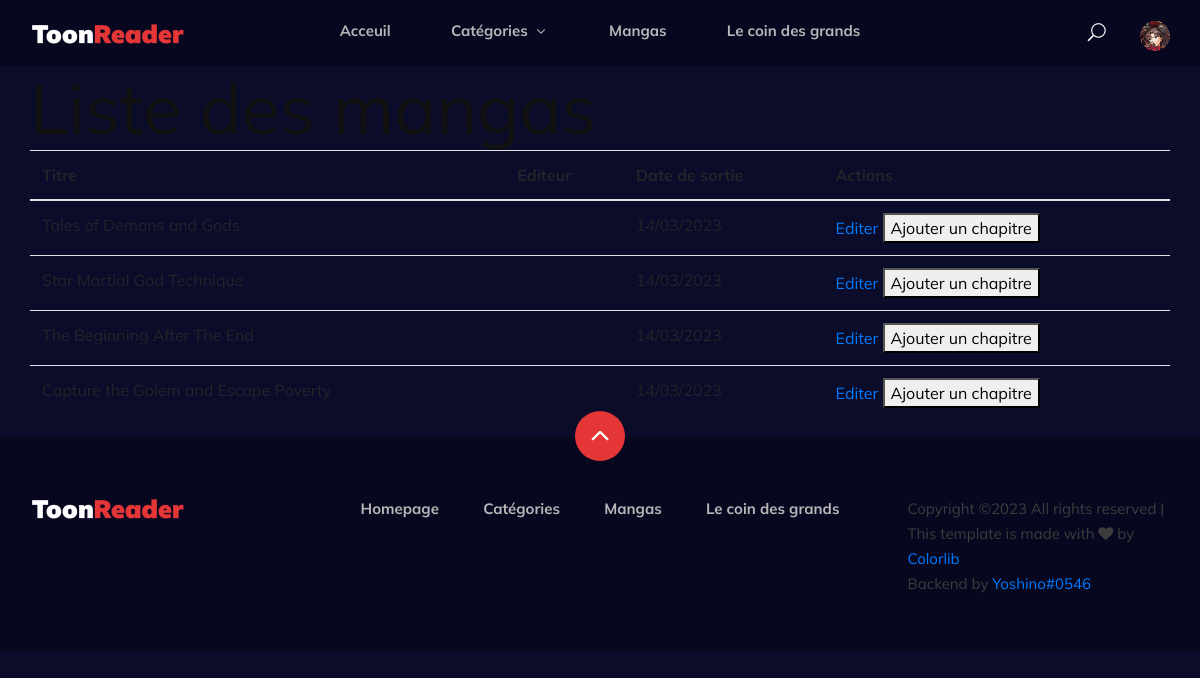
/edit-manga/ (signed in), run on the app's committed database.
### tables this page shows
CREATE TABLE "users" (
	"id"	INTEGER,
	"username"	TEXT NOT NULL,
	"password"	TEXT NOT NULL,
	"email"	TEXT NOT NULL,
	"mod"	INTEGER DEFAULT 0,
	"avatar"	TEXT,
	PRIMARY KEY("id" AUTOINCREMENT)
);

CREATE TABLE "manga" (
	"id"	INTEGER,
	"name"	TEXT NOT NULL,
	"description"	TEXT,
	"banner"	TEXT,
	"cover"	TEXT,
	"type"	TEXT,
	"author"	TEXT,
	"release_date"	DATE,
	"status"	TEXT,
	"gender"	TEXT,
	"last_chapter"	INTEGER DEFAULT 0,
	"note"	DECIMAL DEFAULT 0,
	"views"	INTEGER DEFAULT 0,
	PRIMARY KEY("id" AUTOINCREMENT)
);

### app/views/admin.py (the view)
@bp.route('/edit-manga', methods=['GET', 'POST'])
@bp.route('/edit-manga/<int:manga_id>', methods=['GET', 'POST'])
@bp.route('/edit-manga/', methods=['GET', 'POST'])
@bp.route('/edit-manga/<int:manga_id>/', methods=['GET', 'POST'])
def edit_manga(manga_id=None):
    admin_controller = AdminController()
    return admin_controller.edit_manga(manga_id)

### app/context_processor.py (called while the page is built)
def file_exists(file_path):
    return os.path.exists(file_path)

def string(val):
    return str(val)

def get_genders():
        conn = database.get_db()
        query = "SELECT * FROM gender"
        result = conn.execute(query)
        rows = result.fetchall()
        if rows is None:
            return None
        genders = []
        for row in rows:
            gender_info = row[:2]
            genders.append(Gender(*gender_info))
        return genders

def inject_globals():
    return dict(site_name = current_app.config.get('SITE_NAME'),
                upload_folder = current_app.config.get('UPLOAD_FOLDER'),
                file_exists=file_exists,
                string=string,
                genders=get_genders())

### app/controllers/admin.py (called while the page is built)
    def edit_manga(self, manga_id):
        user = None
        if 'user_id' in session:
            user = self.user_model.get_user_by_id(session['user_id'])
        if user == None or (user and user.mod != 1):
                return render_template('error/404.html', user=user), 404
        mangas = self.manga_model.list_mangas()
        if request.method == 'POST':
                return self.add_chapter(user, mangas)
        return render_template('admin/manage_manga.html', user=user, mangas=mangas)

### app/database.py (called while the page is built)
def get_db():
    if 'db' not in g:
        g.db = sqlite3.connect(current_app.config['DATABASE'])
    return g.db

@app.teardown_appcontext
def close_connection(exception):
    db = get_db()
    if db is not None:
        db.close()

### app/models/chapter.py (called while the page is built)
    def get_chapter_by_id(self, id):
        query = "SELECT * FROM chapitre WHERE id = ?"
        result = self.conn.execute(query, (id,))
        row = result.fetchone()
        if row is None:
            return None
        chapter_info = row[:5]
        return Chapter(*chapter_info)

    def get_chapter_by_manga_id(self, manga_id):
        query = "SELECT * FROM chapitre WHERE manga_id = ?"
        result = self.conn.execute(query, (manga_id,))
        rows = result.fetchall()
        if rows is None:
            return None
        chapters = []
        for row in rows:
            chapter_info = row[:5]
            chapter = Chapter(*chapter_info)
            chapters.append(chapter)
        return chapters

### app/models/user.py (called while the page is built)
    def get_user_by_id(self, id):
        query = "SELECT * FROM users WHERE id = ?"
        result = self.conn.execute(query, (id,))
        row = result.fetchone()
        if row is None:
            return None
        return User(*row[:6])

### app/templates/admin/manage_manga.html (shortened to what this page needs)
{% extends 'base.html' %}
{% block content %}
    <div class="section">
        <div class="container">
            <h1 class="title">Liste des mangas</h1>
            <div class="table-container">
                <table class="table is-striped is-fullwidth">
                    <thead>
                        <tr>
                            <th>Titre</th>
                            <th>Editeur</th>
                            <th>Date de sortie</th>
                            <th>Actions</th>
                        </tr>
                    </thead>
                    <tbody>
                        {% for manga in mangas %}
                            <tr>
                                <td>{{ manga.name }}</td>
                                <td>{{ manga.publisher }}</td>
                                <td>{{ manga.release_date }}</td>
                                <td>
                                    <a class="button is-small" href="{{ url_for('views.edit_manga', manga_id=manga.id) }}">Editer</a>
                                    <button class="button is-small is-primary" onclick="showChapterLinkForm({{ manga.id }})">Ajouter un chapitre</button>
                                </td>
                            </tr>
                        {% endfor %}
                    </tbody>
                </table>
            </div>
        </div>
    </div>
{% endblock %}

### app/templates/base.html (shortened to what this page needs)
<!doctype html>
<html lang="fr" class="has-background-dark is-dark has-text-dark">
  <head>
    <link rel="stylesheet" href="{{ url_for('static', filename='css/bootstrap.min.css') }}" type="text/css">
    <link rel="stylesheet" href="{{ url_for('static', filename='css/font-awesome.min.css') }}" type="text/css">
    <link rel="stylesheet" href="{{ url_for('static', filename='css/elegant-icons.css') }}" type="text/css">
    <link rel="stylesheet" href="{{ url_for('static', filename='css/plyr.css') }}" type="text/css">
    <link rel="stylesheet" href="{{ url_for('static', filename='css/nice-select.css') }}" type="text/css">
    <link rel="stylesheet" href="{{ url_for('static', filename='css/owl.carousel.min.css') }}" type="text/css">
    <link rel="stylesheet" href="{{ url_for('static', filename='css/slicknav.min.css') }}" type="text/css">
    <link rel="stylesheet" href="{{ url_for('static', filename='css/style.css') }}" type="text/css">
    <link rel="stylesheet" href="{{ url_for('static', filename='css/custom.css') }}" type="text/css">
  </head>
  <body>
    <header class="header">
      <div class="container">
          <div class="row">
              <div class="col-lg-2">
                  <div class="header__logo">
                      <a href="./index.html">
                          <img src="{{url_for('static', filename='img/logo.png')}}" alt="">
                      </a>
                  </div>
              </div>
              <div class="col-lg-8">
                  <div class="header__nav">
                      <nav class="header__menu mobile-menu">
                          <ul>
                              <li class="{% block home_active %}{% endblock %}"><a href="{{ url_for('views.home') }}">Acceuil</a></li>
                              <li><a href="#">Catégories <span class="arrow_carrot-down"></span></a>
                              </li>
                              <li class="{% block manga_active %}{% endblock %}"><a href="{{ url_for('views.list_manga') }}">Mangas</a></li>
                              <li class="{% block adult_active %}{% endblock %}"><a href="#">Le coin des grands</a></li>
                          </ul>
                      </nav>
                  </div>
              </div>
              <div class="col-lg-2">
                  <div class="header__right">
                      <a href="#" class="search-switch"><span class="icon_search"></span></a>
                      {% if user %}
                      {% set avatar_path = 'app/' + url_for('static', filename='uploads/users/' + string(user.id) + '/' + user.avatar) %}
                      <a href="{{ url_for('views.setting') }}">
                        {% if file_exists(avatar_path) %}
                        <img src="{{url_for('static', filename='uploads/users/' + string(user.id) + '/' + user.avatar)}}" alt="Avatar" class="avatar">
                        {% else %}
                        <span class="icon_profile"></span>
                        {% endif %}
                      </a>
                      {% else %}
                      <a href="{{ url_for('views.login') }}"><span class="icon_profile"></span></a>
                      {% endif %}
                  </div>
              </div>
          </div>
      </div>
    </header>
    {% block content %}
    {% endblock %}
  <footer class="footer">
    <div class="page-up">
        <a href="#" id="scrollToTopButton"><span class="arrow_carrot-up"></span></a>
    </div>
    <div class="container">
        <div class="row">
            <div class="col-lg-3">
                <div class="footer__logo">
                    <a href="./index.html"><img src="img/logo.png" alt=""></a>
                </div>
            </div>
            <div class="col-lg-6">
                <div class="footer__nav">
                    <ul>
                        <li class="active"><a href="{{ url_for('views.home') }}">Homepage</a></li>
                        <li><a href="#">Catégories</a></li>
                        <li><a href="#">Mangas</a></li>
                        <li><a href="#">Le coin des grands</a></li>
                    </ul>
                </div>
            </div>
            <div class="col-lg-3">
                <p>
                  Copyright &copy;<script>document.write(new Date().getFullYear());</script> All rights reserved | This template is made with <i class="fa fa-heart" aria-hidden="true"></i> by <a href="https://colorlib.com" target="_blank">Colorlib</a> <br> Backend by <a href="https://discordapp.com/users/215640271252094977">Yoshino#0546</a>
                  </p>
              </div>
          </div>
      </div>
  </footer>
  </body>
</html>

### app/static/css/style.css (style rules this page uses)
html, body { height: 100%; font-family: "Mulish", sans-serif; -webkit-font-smoothing: antialiased; background: #0b0c2a; }
h1, h2, h3, h4, h5, h6 { margin: 0; color: #111111; font-weight: 400; font-family: "Mulish", sans-serif; }
h1 { font-size: 70px; }
p { font-size: 15px; font-family: "Mulish", sans-serif; color: #3d3d3d; font-weight: 400; line-height: 25px; margin: 0 0 15px 0; }
img { max-width: 100%; }
ul, ol { padding: 0; margin: 0; }
.header { background: #070720; }
.header__logo { padding: 20px 0 17px; }
.header__logo a { display: inline-block; }
.header__menu { text-align: center; }
.header__menu ul li { list-style: none; display: inline-block; position: relative; margin-right: 16px; }
.header__menu ul li:last-child { margin-right: 0; }
.header__menu ul li a { font-size: 15px; color: #b7b7b7; display: block; font-weight: 700; -webkit-transition: all, 0.5s; -o-transition: all, 0.5s; transition: all, 0.5s; padding: 20px; }
.header__menu ul li a span { position: relative; font-size: 17px; top: 2px; }
.header__right { text-align: right; padding: 20px 0 15px; }
.header__right a { display: inline-block; font-size: 18px; color: #ffffff; margin-right: 30px; }
.header__right a:last-child { margin-right: 0; }
.footer { background: #070720; padding-top: 60px; padding-bottom: 40px; position: relative; }
.page-up { position: absolute; left: 50%; top: -25px; margin-left: -25px; }
.page-up a { display: inline-block; font-size: 36px; color: #ffffff; height: 50px; width: 50px; background: #e53637; line-height: 50px; text-align: center; border-radius: 50%; }
.page-up a span { position: relative; top: 2px; left: -1px; }
.footer__nav { text-align: center; }
.footer__nav ul li { list-style: none; display: inline-block; position: relative; margin-right: 40px; }
.footer__nav ul li:last-child { margin-right: 0; }
.footer__nav ul li a { font-size: 15px; color: #b7b7b7; display: block; font-weight: 700; }
@media only screen and (min-width: 1200px) { .container { max-width: 1170px; } }

### app/static/css/custom.css (style rules this page uses)
* { list-style: none; }
header .avatar { width: 30px; height: 30px; border-radius: 50%; }

### data on the page
users: id+avatar (placeholder picture)
manga: name "Tales of Demons and Gods", release_date "14/03/2023"
manga: name "Star Martial God Technique", release_date "14/03/2023"
manga: name "The Beginning After The End", release_date "14/03/2023"
manga: name "Capture the Golem and Escape Poverty", release_date "14/03/2023"
